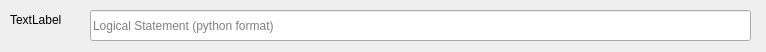
<?xml version="1.0" encoding="UTF-8"?>
<ui version="4.0">
 <class>Form</class>
 <widget class="QWidget" name="Form">
  <property name="geometry">
   <rect>
    <x>0</x>
    <y>0</y>
    <width>766</width>
    <height>52</height>
   </rect>
  </property>
  <property name="windowTitle">
   <string>Form</string>
  </property>
  <widget class="QLineEdit" name="elseIfEdit">
   <property name="geometry">
    <rect>
     <x>90</x>
     <y>10</y>
     <width>661</width>
     <height>31</height>
    </rect>
   </property>
   <property name="inputMask">
    <string/>
   </property>
   <property name="placeholderText">
    <string>Logical Statement (python format)</string>
   </property>
  </widget>
  <widget class="QLabel" name="label">
   <property name="geometry">
    <rect>
     <x>10</x>
     <y>10</y>
     <width>66</width>
     <height>19</height>
    </rect>
   </property>
   <property name="text">
    <string>TextLabel</string>
   </property>
  </widget>
 </widget>
 <resources/>
 <connections/>
</ui>
